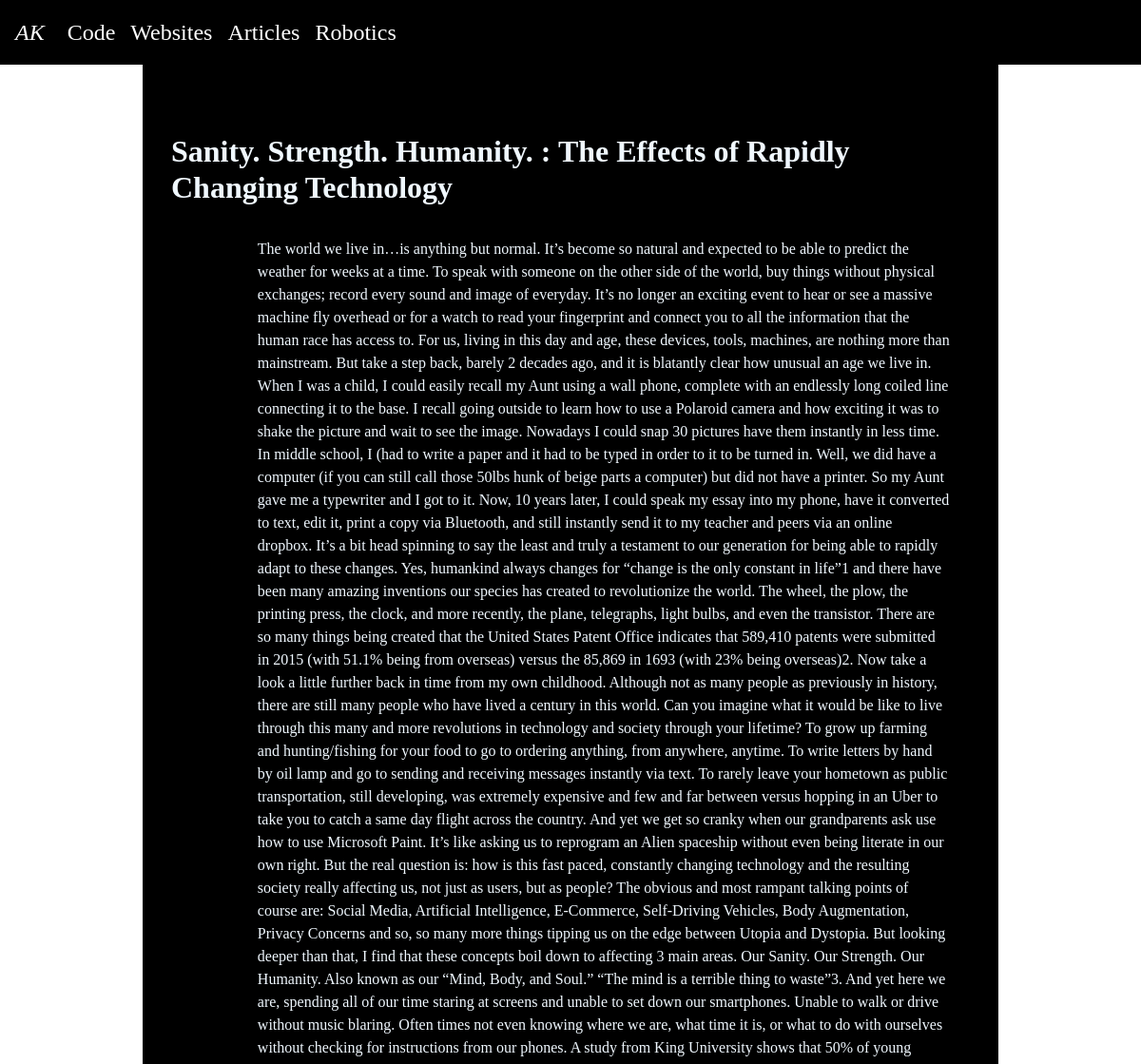
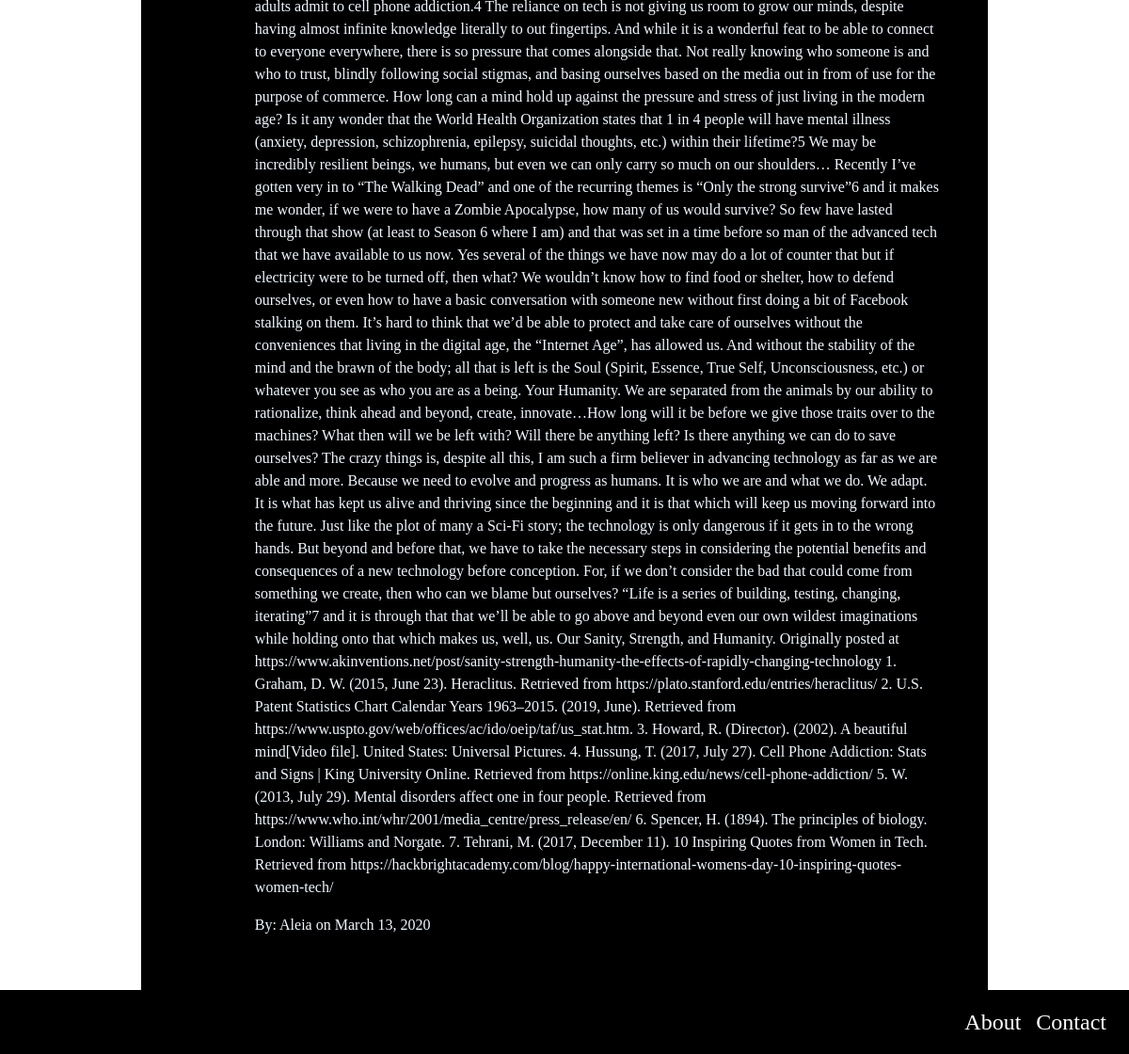
The app's page /articles/6/ with its own data (2 pictures, top to bottom).
### articles/models.py (models this page shows, shortened)
class Article(models.Model):
    title = models.CharField(max_length=255)
    content = models.TextField()
    img = models.ImageField(upload_to='pics/')
    created_on = models.DateTimeField(auto_now_add=True)
    author = models.TextField()
    url = models.URLField(max_length=200)

### articles/views.py (the view)
# urls.py: path('<int:pk>/', ArticleDetailView.as_view(), name='article-detail-page'),
class ArticleDetailView(DetailView):
    model = Article

### articles/templates/articles/article_detail.html (shortened to what this page needs)
{%extends 'base_non_title.html'%}
 {% block content %}
 <div class="container" style="background-color:black; max-width: 900px; height: 100%; position: sticky;">
<br><br><br>
<h2 class="card-title" style="color: aliceblue;"><strong>{{article.title}}</strong></h2>
<div style="color: aliceblue;">
<div class="card mb-3" style="background-color:transparent">
    <div class="row no-gutters">
      <div class="col-md-1">
      </div>
      <div class="col-md-11">
        <div class="card-body">
          <p >{{article.content}}</p>
          <p >By: {{article.author}}  on {{article.created_on | date:"F d, Y"}}</p>
      </div>
      </div>
    </div></div>
  </div>
</div>
{% endblock%}

### static/personal_site/style.css (style rules this page uses)
body { background-image: url(pics/space.jpg); background-repeat: no-repeat; background-attachment: fixed; background-size: cover; font-family: fantasy; }

### records on screen
Article: title "Sanity. Strength. Humanity. : The Effects of Rapidly Changing Technology", content "The world we live in…is anything but normal. It’s become so natural and expected to be able to predict the weather for weeks at a time. To speak with someone on the other side of the world, buy things without physical exchanges; record every sound and image of everyday. It’s no longer an exciting event to hear or see a massive machine fly overhead or for a watch to read your fingerprint and connect you to all the information that the human race has access to. For us, living in this day and age, these devices, tools, machines, are nothing more than mainstream. But take a step back, barely 2 decades ago, and it is blatantly clear how unusual an age we live in. When I was a child, I could…", author "Aleia", created_on "March 13, 2020"
